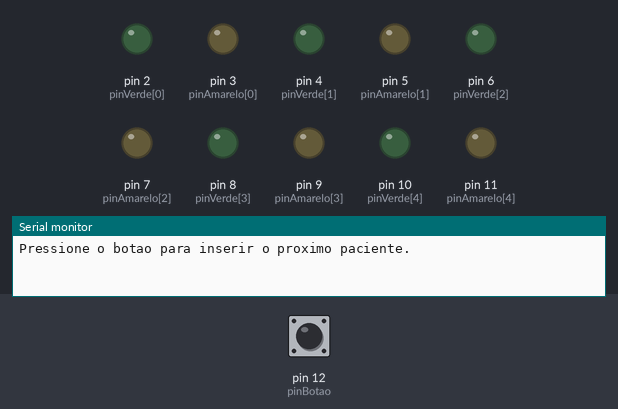
A sketch run on a simulated Arduino Uno, built with avr-gcc and run on an emulated ATmega328P. Parts: output pins drawn as LEDs (lit = HIGH), the last lines printed to the serial monitor. The test bench sets the inputs (shaded band); at power-on: pin 12 (pinBotao) HIGH.

Above: at 1.2 s.
1.3 s: pin 12 (pinBotao) pulled LOW for 0.15 s
At 2.4 s:
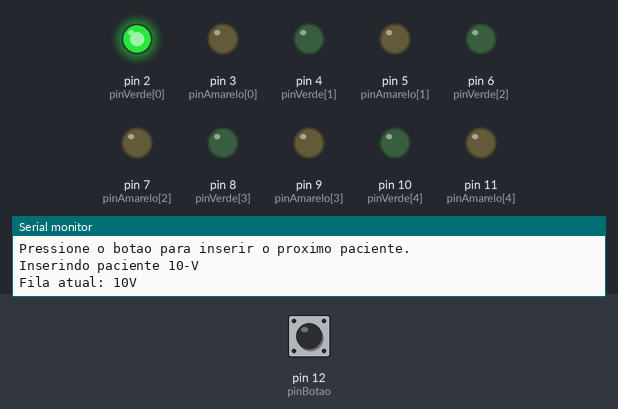
2.9 s: pin 12 (pinBotao) pulled LOW for 1 s
At 3.6 s:
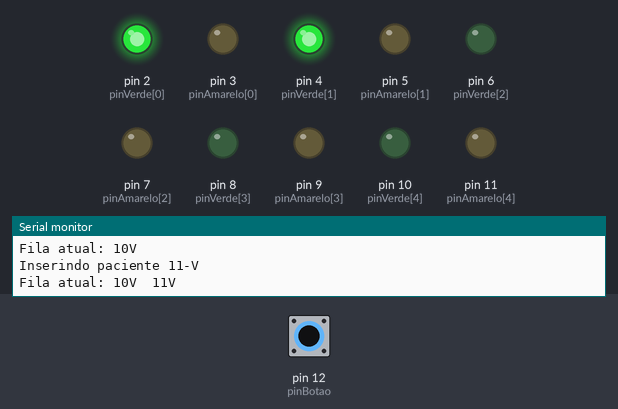
5.4 s: pin 12 (pinBotao) pulled LOW for 0.15 s
At 6.6 s:
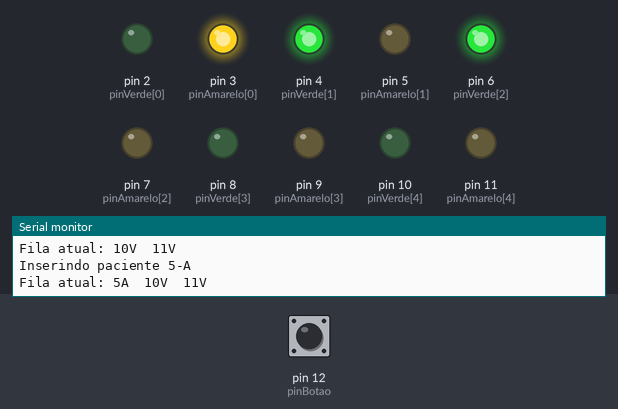
7.0 s: pin 12 (pinBotao) pulled LOW for 3.2 s
At 7.9 s:
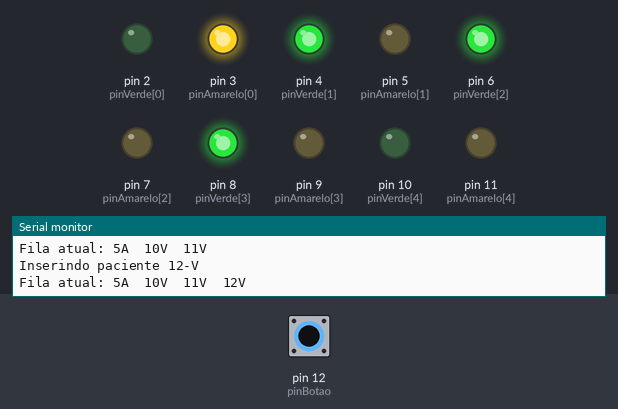
11.7 s: pin 12 (pinBotao) pulled LOW for 0.15 s
At 12.7 s:
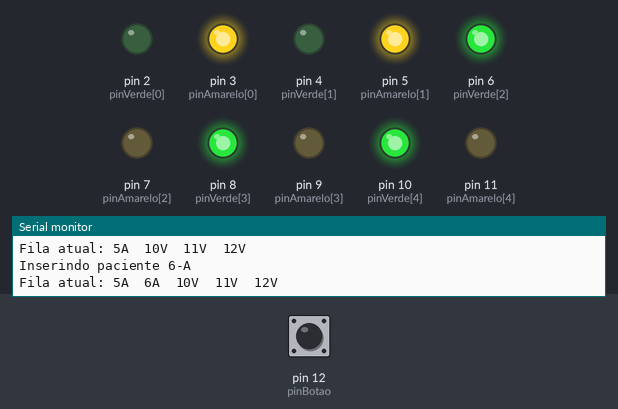
Timing chart, 0 to 14.7 s (numbered marks = the images above; inputs shaded):
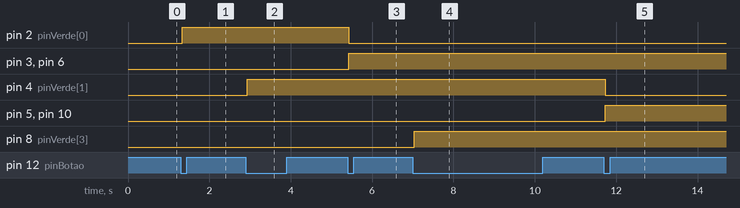

The sketch:

triagem_leds.ino
```cpp
/*
  Triagem hospitalar (ENADE) - simulação com LEDs no Arduino Uno
  ----------------------------------------------------------------
  Cada posição da fila = 1 LED verde + 1 LED amarelo (só um dos dois
  acende, indicando a cor do cartão daquele paciente na posição).

  Ligações (LED -> resistor 220R -> GND):
    Posição 1: verde D2  | amarelo D3
    Posição 2: verde D4  | amarelo D5
    Posição 3: verde D6  | amarelo D7
    Posição 4: verde D8  | amarelo D9
    Posição 5: verde D10 | amarelo D11
    Botão:     D12 -> GND (usa INPUT_PULLUP)

  A cada clique no botão, insere o próximo paciente da sequência de
  teste (a mesma do enunciado: 10-V, 11-V, 5-A, 12-V, 6-A) e
  reorganiza os LEDs conforme a lista fica.
*/

#include <Arduino.h>

// ---------- Lista encadeada (igual ao código do enunciado) ----------
struct lista {
  int numero;
  char cor;
  struct lista* prox;
};
typedef struct lista Lista;

Lista* inserir_fim(Lista* l, Lista* no) {
  Lista* aux;
  no->prox = NULL;
  if (l == NULL) return no;
  aux = l;
  while (aux->prox != NULL)
    aux = aux->prox;
  aux->prox = no;
  return l;
}

Lista* inserir_prioridade(Lista* l, Lista* no) {
  Lista* aux;
  if (l == NULL || l->cor == 'V') {
    no->prox = l;
    l = no;
  } else {
    aux = l;
    while (aux->prox != NULL && aux->prox->cor == 'A')
      aux = aux->prox;
    no->prox = aux->prox;
    aux->prox = no;
  }
  return l;
}

Lista* inserir(Lista* l, int numero, char cor) {
  Lista* no = (Lista*) malloc(sizeof(Lista));
  no->numero = numero;
  no->cor = cor;

  if (l == NULL) {
    no->prox = l;
    l = no;
  } else {
    if (cor == 'V')
      l = inserir_fim(l, no);
    else
      l = inserir_prioridade(l, no);
  }
  return l;
}

// ---------- Configuração dos LEDs ----------
const int NUM_SLOTS = 5;
const int pinVerde[NUM_SLOTS]   = {2, 4, 6, 8, 10};
const int pinAmarelo[NUM_SLOTS] = {3, 5, 7, 9, 11};
const int pinBotao = 12;

// ---------- Sequência de teste (a do enunciado) ----------
const int  seqNum[]  = {10, 11, 5, 12, 6};
const char seqCor[]  = {'V', 'V', 'A', 'V', 'A'};
const int  totalPacientes = 5;
int indiceAtual = 0;

Lista* fila = NULL;

void atualizarLEDs() {
  // apaga tudo primeiro
  for (int i = 0; i < NUM_SLOTS; i++) {
    digitalWrite(pinVerde[i], LOW);
    digitalWrite(pinAmarelo[i], LOW);
  }

  Lista* aux = fila;
  int pos = 0;
  Serial.print("Fila atual: ");
  while (aux != NULL && pos < NUM_SLOTS) {
    if (aux->cor == 'V')
      digitalWrite(pinVerde[pos], HIGH);
    else
      digitalWrite(pinAmarelo[pos], HIGH);

    Serial.print(aux->numero);
    Serial.print(aux->cor);
    Serial.print("  ");

    aux = aux->prox;
    pos++;
  }
  Serial.println();
}

void setup() {
  Serial.begin(9600);
  for (int i = 0; i < NUM_SLOTS; i++) {
    pinMode(pinVerde[i], OUTPUT);
    pinMode(pinAmarelo[i], OUTPUT);
  }
  pinMode(pinBotao, INPUT_PULLUP);

  Serial.println("Pressione o botao para inserir o proximo paciente.");
}

void loop() {
  static bool ultimoEstado = HIGH;
  bool estadoAtual = digitalRead(pinBotao);

  // detecta borda de descida (botao pressionado) com debounce simples
  if (ultimoEstado == HIGH && estadoAtual == LOW) {
    delay(30); // debounce
    if (digitalRead(pinBotao) == LOW) {
      if (indiceAtual < totalPacientes) {
        int numero = seqNum[indiceAtual];
        char cor   = seqCor[indiceAtual];

        Serial.print("Inserindo paciente ");
        Serial.print(numero);
        Serial.print("-");
        Serial.println(cor);

        fila = inserir(fila, numero, cor);
        atualizarLEDs();

        indiceAtual++;
      } else {
        Serial.println("Todos os pacientes da sequencia ja foram inseridos.");
      }
    }
  }
  ultimoEstado = estadoAtual;
}
```

Measured:
- after the input at 1.3 s, pin 2 (pinVerde[0]): LOW → HIGH at once
- after the input at 2.9 s, pin 4 (pinVerde[1]): LOW → HIGH at once
- after the input at 5.4 s, pin 2 (pinVerde[0]): HIGH → LOW at once; pin 3 (pinAmarelo[0]), pin 6 (pinVerde[2]): LOW → HIGH at once
- after the input at 7.0 s, pin 8 (pinVerde[3]): LOW → HIGH at once
- after the input at 11.7 s, pin 4 (pinVerde[1]): HIGH → LOW at once; pin 5 (pinAmarelo[1]), pin 10 (pinVerde[4]): LOW → HIGH at once
